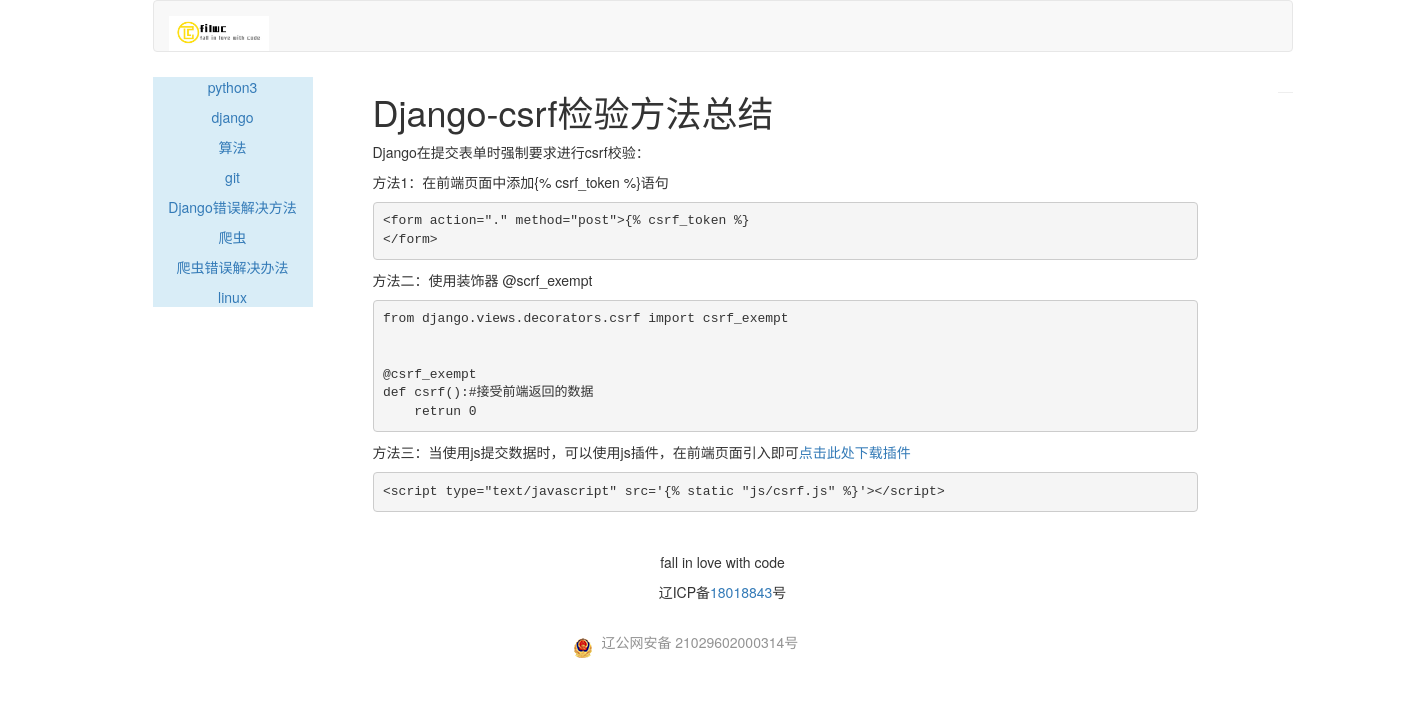
The page /blog/article-detail/36/django-csrf/ on the database its author committed.
### article/models.py (models this page shows, shortened)
class ArticleColumn(models.Model):
    column = models.CharField(max_length = 200)
    created = models.DateField(auto_now_add = True)

class ArticlePost(models.Model):
    title = models.CharField(max_length = 200)
    slug = models.SlugField(max_length = 500)
    column = models.ForeignKey(ArticleColumn,related_name = "article_column")
    body = RichTextUploadingField()
    created = models.DateTimeField(default = timezone.now())
    updated = models.DateTimeField(auto_now = True)
    class Meta:
        ordering = ["title"]
        index_together = (('id','slug'),)

### blog/views.py (the view)
# urls.py: url(r'^article-detail/(?P<id>\d+)/(?P<slug>[-\w]+)/$' ,views.article_detail,name = "article_detail"),
def article_detail(request,id,slug):
    columns = ArticleColumn.objects.all()
    article = get_object_or_404(ArticlePost,id = id,slug = slug)
    return render(request,"blog/article_detail.html",{"article":article,"columns":columns})

### templates/blog/article_detail.html (shortened to what this page needs)
{% extends "blog/base.html" %}
{% load staticfiles %}
{% block content %}
<div class="container">
<div class="col-md-9">
	<h1>{{ article.title }}</h1>
	<div id = "editormd-view" id = "article_body">
		{% autoescape off %}
	    {{article.body}}
		{% endautoescape %}
	</div>
	</div>
</div>
{% endblock %}

### templates/blog/leftslider.html
<div class = "bg-info">
	<div class = "text-center" style = "margin-top:5px">
			{% for column in columns %}
    		<p><a name = "sdsd" href = "{% url 'blog:article_list' column.column %}">{{ column.column }}</a></p>
			{% empty %}
			<p>还没有分类</p>
			{% endfor %}
	</div>
</div>

### rows shown on the page
ArticleColumn: column "python3"
ArticleColumn: column "django"
ArticleColumn: column "算法"
ArticleColumn: column "git"
ArticleColumn: column "Django错误解决方法"
ArticleColumn: column "爬虫"
ArticleColumn: column "爬虫错误解决办法"
ArticleColumn: column "linux"
ArticlePost: title "Django-csrf检验方法总结", body "Django在提交表单时强制要求进行csrf校验： 方法1 ：在前端页面中添加{% csrf_token %}语句 <form action=\".\" method=\"post\">{% csrf_token %} </form> 方法二 ：使用装饰器 @scrf_exempt from django.views.decorators.csrf import csrf_exempt @csrf_exempt def csrf():#接受前端返回的数据 retrun 0 方法三 ：当使用js提交数据时，可以使用js插件，在前端页面引入即可 点击此处下载插件 <script type=\"text/javascript\" src='{% static \"js/csrf.js\" %}'></script>"
